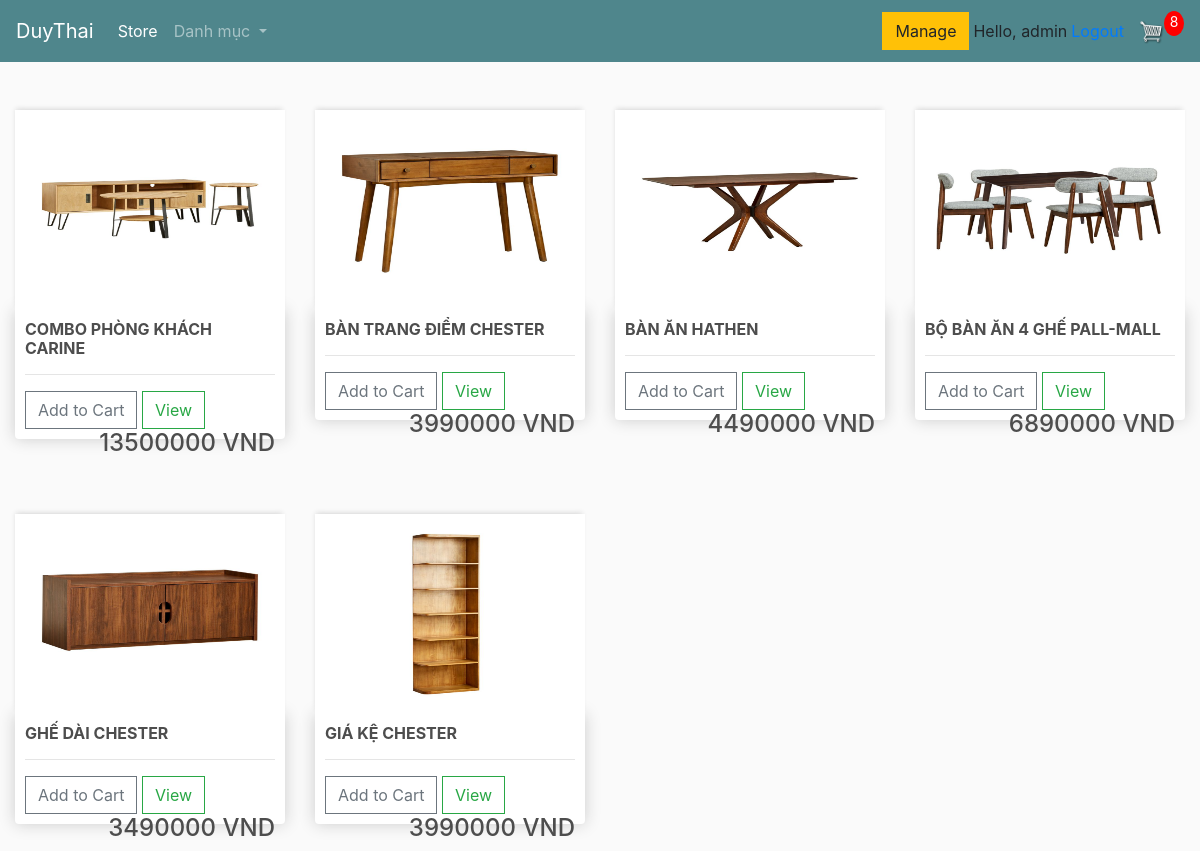
The app's page / (signed in) with its own data.
### store/models.py (models this page shows, shortened)
class Product(models.Model):
    title = models.CharField(default='',max_length=255)
    price  = models.IntegerField(default=0)
    description = models.TextField(default='')
    digital = models.BooleanField(default=False, null=True, blank=False)
    active = models.BooleanField(default=True)
    category = models.ForeignKey(Category, on_delete=models.CASCADE)
    image = models.ImageField(null=True, blank=True)

### store/views.py (the view)
# urls.py: path('', include('store.urls')),
@login_required(login_url='login')
def store(request):
    if request.user.is_authenticated:
        customer = request.user.customer
        order, created = Order.objects.get_or_create(customer=customer, complete=False)
        items = order.orderitem_set.all()
        cartItems = order.get_cart_items
    else:
        items = []
        order = {'get_cart_total': 0, 'get_cart_items': 0, 'shipping': False}
        cartItems = order['get_cart_items']
    category = Category.objects.all()
    product_main = Product.objects.all()
    context = {'category':category, 'items': items, 'cartItems' : cartItems, 'products':product_main}
    return render(request, 'store/main.html', context)

### order/models.py (called while the page is built)
    @property
    def get_cart_items(self):
        orderitems = self.orderitem_set.all()
        total = sum([item.quantity for item in orderitems])
        return total

### store/templates/store/main.html (shortened to what this page needs)
{% load static %}
<!DOCTYPE html>
<html lang="en">
<head>
    <link rel="stylesheet" href="https://cdn.jsdelivr.net/npm/bootstrap@4.5.3/dist/css/bootstrap.min.css">
    <link rel="stylesheet" type="text/css" href="{% static 'css/main.css' %}" >
</head>
<body>
    <nav class="navbar navbar-expand-lg navbar-dark bg-dark">
        <a class="navbar-brand" href="{% url 'store' %}">DuyThai</a>
        <div class="collapse navbar-collapse" id="navbarSupportedContent">
          <ul class="navbar-nav mr-auto">
            <li class="nav-item active">
              <a class="nav-link" href="{% url 'store' %}">Store <span class="sr-only">(current)</span></a>
            </li>
          <li class="nav-item dropdown">
            <a class="nav-link dropdown-toggle" href="#" id="navbarDropdown" role="button" data-toggle="dropdown" aria-haspopup="true" aria-expanded="false">
                Danh mục
            </a>
          </li>
          </ul>
            <div class="form-inline my-2 my-lg-1">
                {% if user.is_authenticated %}
                    <a href=" {% url 'manage' %}"class="btn btn-warning">Manage</a>
                {% endif %}
            </div>
          <div class="form-inline my-2 my-lg-0">
                <span class="hello-msg mr-1 ml-1">Hello, {{request.user}}</span>
                <span class="hello-msg"><a href="{% url 'logout' %}">Logout</a></span>
                <a href="{% url 'cart:cart' %}">
                    <img  id="cart-icon" src="{% static 'store/images/../../../static/images/cart.png' %}"  >
                </a>
                <p id="cart-total">{{ cartItems }}</p>
            </div>
        </div>
    </nav>
    <div class="container-fluid">
        <div class="row">
                {% for product in products %}
                    <div class="col-sm-3 mt-5">
                    <img class="thumbnail" src="{{ product.image.url|default_if_none:'#' }}" alt="">
                    <div class="box-element product">
                    <h6><strong>{{ product.title }}</strong></h6>
                    <hr>
                    <button data-product="{{ product.id }}" data-action="add" class="btn btn-outline-secondary add-btn update-cart">Add to Cart</button>
                    <a class="btn btn-outline-success" href="#">View</a>
                    <h4 style="display: inline-block; float: right">{{ product.price }} VND</h4>
                </div>
            </div>
                {% endfor %}
        </div>
    </div>
</body>
</html>

### static/css/main.css (style rules this page uses)
body { background-color: hsl(0, 0%, 98%); }
h1,h2,h3,h4,h5,h6 { color:hsl(0, 0%, 30%); }
.box-element { box-shadow:hsl(0, 0%, 80%) 0 0 16px; background-color: #fff; border-radius: 4px; padding: 10px; }
.thumbnail { width: 100%; height: 200px; -webkit-box-shadow: -1px -3px 5px -2px rgba(214,214,214,1); -moz-box-shadow: -1px -3px 5px -2px rgba(214,214,214,1); box-shadow: -1px -3px 5px -2px rgba(214,214,214,1); }
.product { border-radius: 0 0 4px 4px; }
.bg-dark { background-color: #4f868c!important; }
#cart-icon { width:25px; display: inline-block; margin-left: 15px; }
#cart-total { display: block; text-align: center; color:#fff; background-color: red; width: 20px; height: 25px; border-radius: 50%; font-size: 14px; }
.btn { border-radius: 0; }

### records on screen
Product: image (picture), title "COMBO PHÒNG KHÁCH CARINE", price "13500000"
Product: image (picture), title "BÀN TRANG ĐIỂM CHESTER", price "3990000"
Product: image (picture), title "BÀN ĂN HATHEN", price "4490000"
Product: image (picture), title "BỘ BÀN ĂN 4 GHẾ PALL-MALL", price "6890000"
Product: image (picture), title "GHẾ DÀI CHESTER", price "3490000"
Product: image (picture), title "GIÁ KỆ CHESTER", price "3990000"

### other values on screen
{{ request.user }} "admin"
{{ cartItems }} "8"
